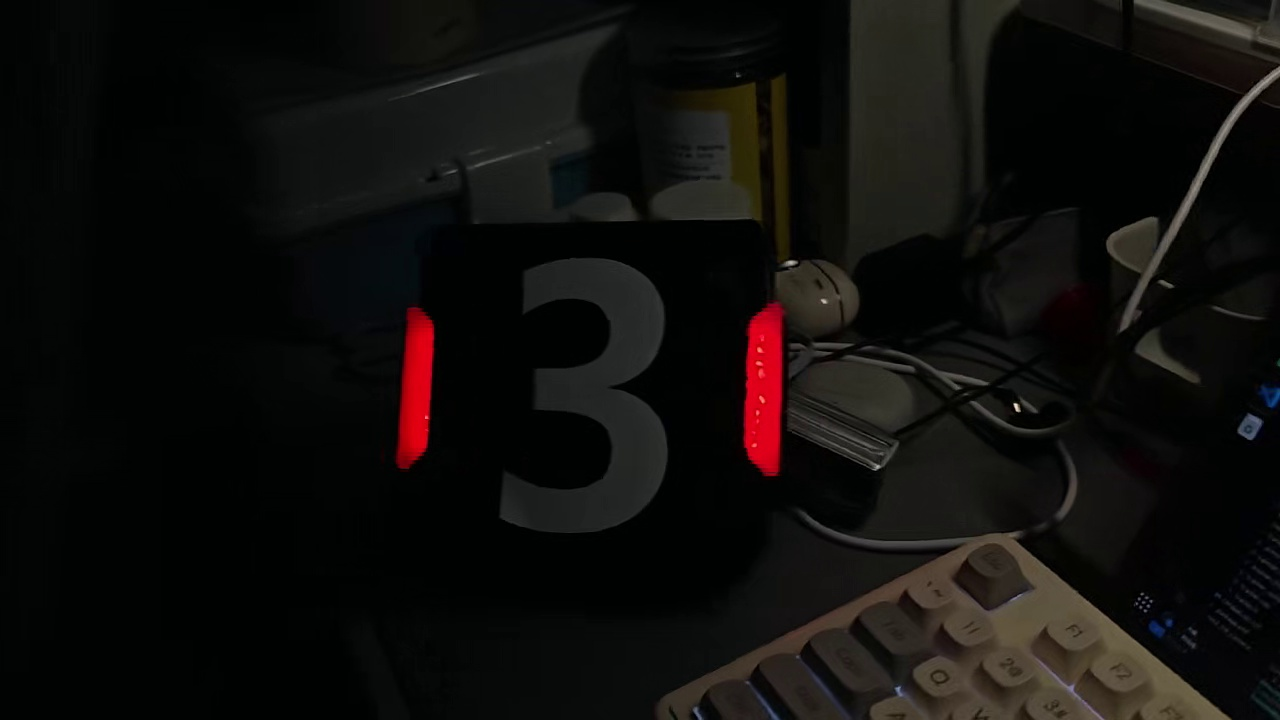
//> input picture 26智能制造吴希言/培训3/hsv_demo/armor.jpg, 1280 x 720 px
$ ./main armor.jpg   (built with g++ and OpenCV 4)
//> lines starting //> are read from the running program, lines starting //| are printed output that depends on the picture; after the words box and inside, x2 and y2 are one past the last pixel; in counts of white or black regions, pixels touching at a corner belong together
/**
 * 培训3 · 任务1：HSV 通道分离 + 红色掩膜
 *
 * 流程：
 *   1. 读取装甲板图片（默认 armor.jpg，可用命令行传路径）
 *   2. 转成 HSV
 *   3. 分离 H / S / V 三个通道，分别弹出三个窗口展示
 *   4. 用 inRange 提取红色装甲的二值掩膜
 *   5. 保存为 red_mask.png
 *
 * 编译：
 *   cmake -S . -B build && cmake --build build -j
 *
 * 运行：
 *   ./build/hsv_demo                # 处理并保存掩膜，不弹窗
 *   ./build/hsv_demo --show         # 弹窗看效果
 *   ./build/hsv_demo 别的图.jpg --show
 */

#include <opencv2/opencv.hpp>

#include <iostream>
#include <string>
#include <vector>

// ---------------------------------------------------------------- 阈值参数
// 红色在 HSV 里跨 0 度（色相环首尾相连），所以要两段区间取并集。
// OpenCV 的 H 范围是 0~179（不是 0~360）。
const cv::Scalar kRedLower1(0, 100, 60);    // 0 度附近：红到橙红
const cv::Scalar kRedUpper1(10, 255, 255);
const cv::Scalar kRedLower2(160, 100, 60);  // 180 度附近：紫红到红
const cv::Scalar kRedUpper2(179, 255, 255);

// ---------------------------------------------------------------- 工具函数
/** H 通道最大只有 179，不拉伸的话整张图几乎全黑，看不出东西 */
cv::Mat normalizeChannel(const cv::Mat &ch) {
    cv::Mat out;
    cv::normalize(ch, out, 0, 255, cv::NORM_MINMAX);
    return out;
}

int main(int argc, char **argv) {
    // ------------------------------------------------------ 命令行参数
    std::string imagePath = "armor.jpg";   // 默认用工程目录里的图
    bool show = false;
    bool record = false;                   // 录屏模式：固定窗口大小和位置，方便录演示视频
    std::string outPath = "red_mask.png";

    for (int i = 1; i < argc; ++i) {
        std::string a = argv[i];
        if (a == "--show") {
            show = true;
        } else if (a == "--record") {
            show = true;
            record = true;
        } else if (a == "-h" || a == "--help") {
            std::cout << "用法: " << argv[0] << " [图片路径] [--show | --record]\n"
                      << "  --show     弹出窗口显示 H / S / V 三个通道和红色掩膜\n"
                      << "  --record   同 --show，但把 5 个窗口缩排成 2 行，方便录演示视频\n";
            return 0;
        } else if (!a.empty() && a[0] != '-') {
            imagePath = a;
        }
    }

    // ------------------------------------------------------ 1. 读图
    cv::Mat img = cv::imread(imagePath);
//> img is the input picture: 720 rows x 1280 cols, CV_8UC3; mean B, G, R 12.1, 14.2, 15.8
    if (img.empty()) {
        std::cerr << "[错误] 读不到图片：" << imagePath << "\n"
                  << "       请确认图片在工程目录里，并且当前工作目录是该工程目录。\n";
        return -1;
    }
    std::cout << "[信息] 图片尺寸：" << img.cols << " x " << img.rows << "\n";
//| [信息] 图片尺寸：1280 x 720

    // ------------------------------------------------------ 2. 转 HSV
    cv::Mat hsv;
    cv::cvtColor(img, hsv, cv::COLOR_BGR2HSV);
//> hsv: 720 rows x 1280 cols, CV_8UC3; mean H, S, V 63.2, 124.1, 17.5

    // ------------------------------------------------------ 3. 分离 H / S / V
    std::vector<cv::Mat> channels;
    cv::split(hsv, channels);   // channels[0]=H, [1]=S, [2]=V
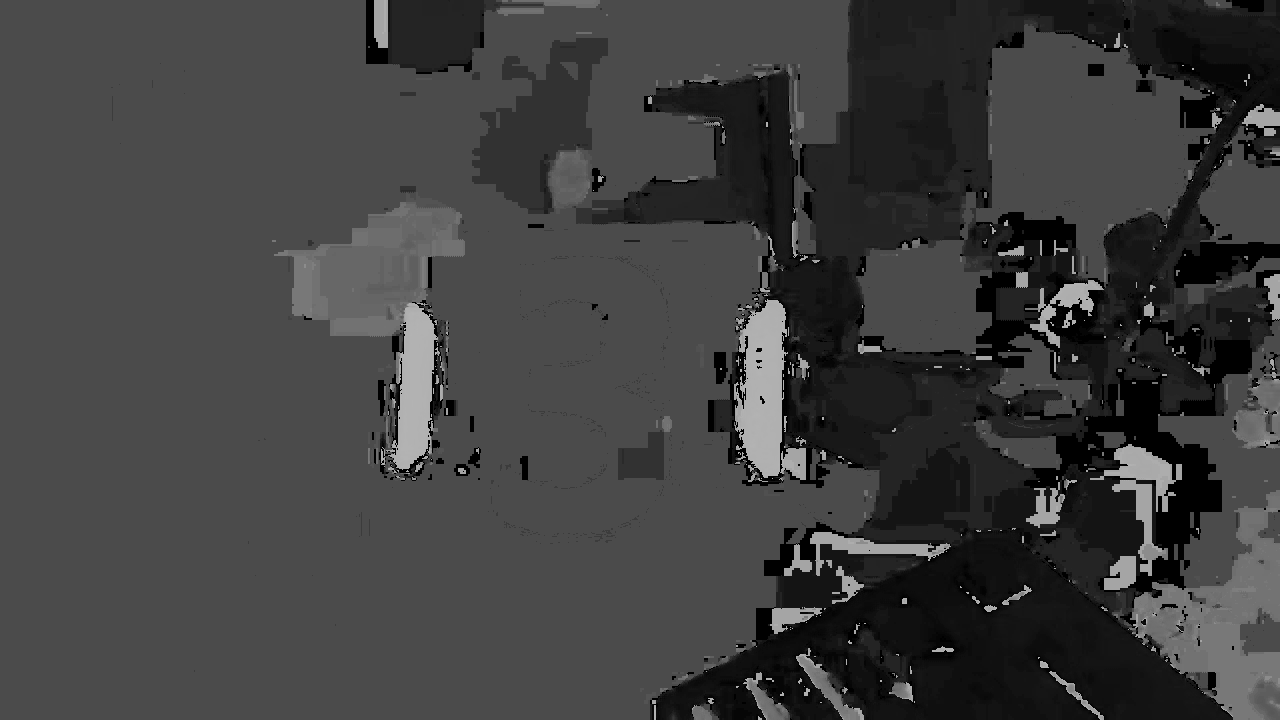
//> channels[0]: 720 rows x 1280 cols, CV_8UC1; min 0, max 179, mean 63.2
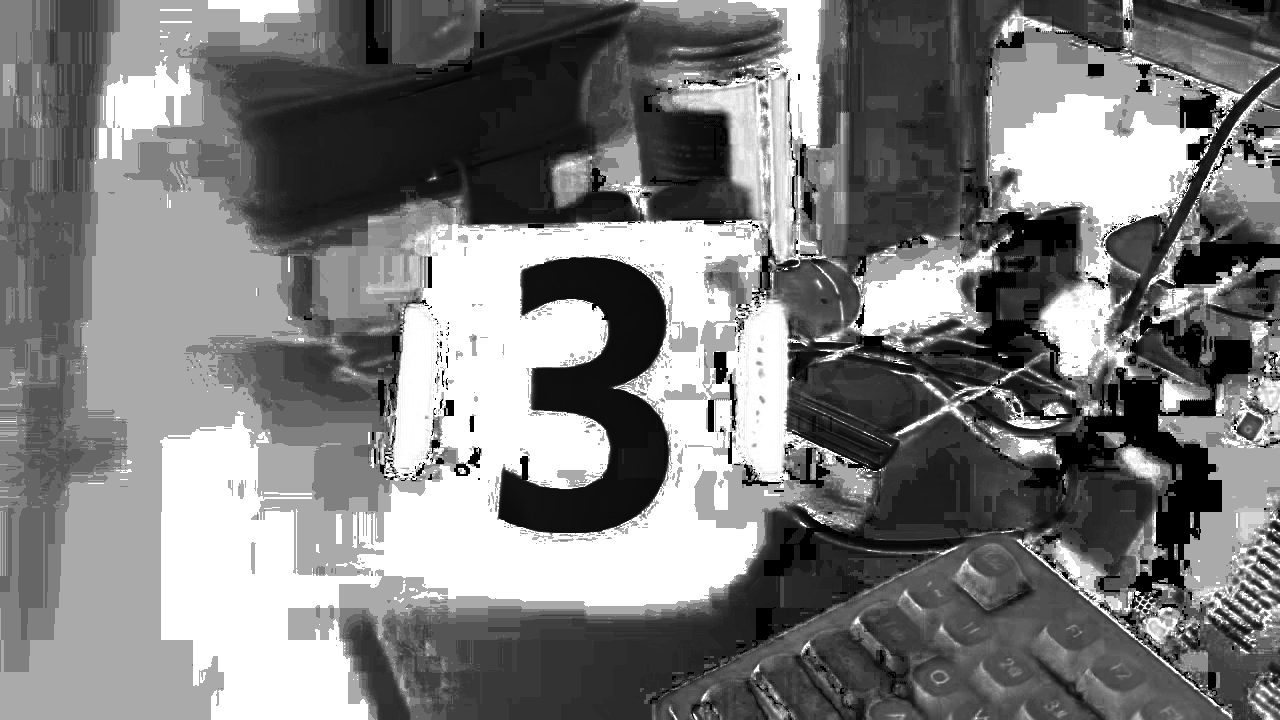
//> channels[1]: 720 rows x 1280 cols, CV_8UC1; min 0, max 255, mean 124.1

    // 录屏模式：先把图缩小再显示，窗口大小就由图像决定，不依赖 resizeWindow
    auto showAt = [&](const std::string &name, const cv::Mat &imgToShow, int x, int y) {
        if (record) {
            cv::Mat small;
            cv::resize(imgToShow, small, cv::Size(400, 225), 0, 0, cv::INTER_AREA);
            cv::imshow(name, small);
            cv::moveWindow(name, x, y);
        } else {
            cv::imshow(name, imgToShow);
        }
    };

    if (show) {
        cv::Mat hView = normalizeChannel(channels[0]);
        showAt("H channel", hView, 0, 20);
        showAt("S channel", channels[1], 410, 20);
        showAt("V channel", channels[2], 820, 20);
    }

    // ------------------------------------------------------ 4. inRange 提红色
    cv::Mat mask1, mask2, redMask;
    cv::inRange(hsv, kRedLower1, kRedUpper1, mask1);
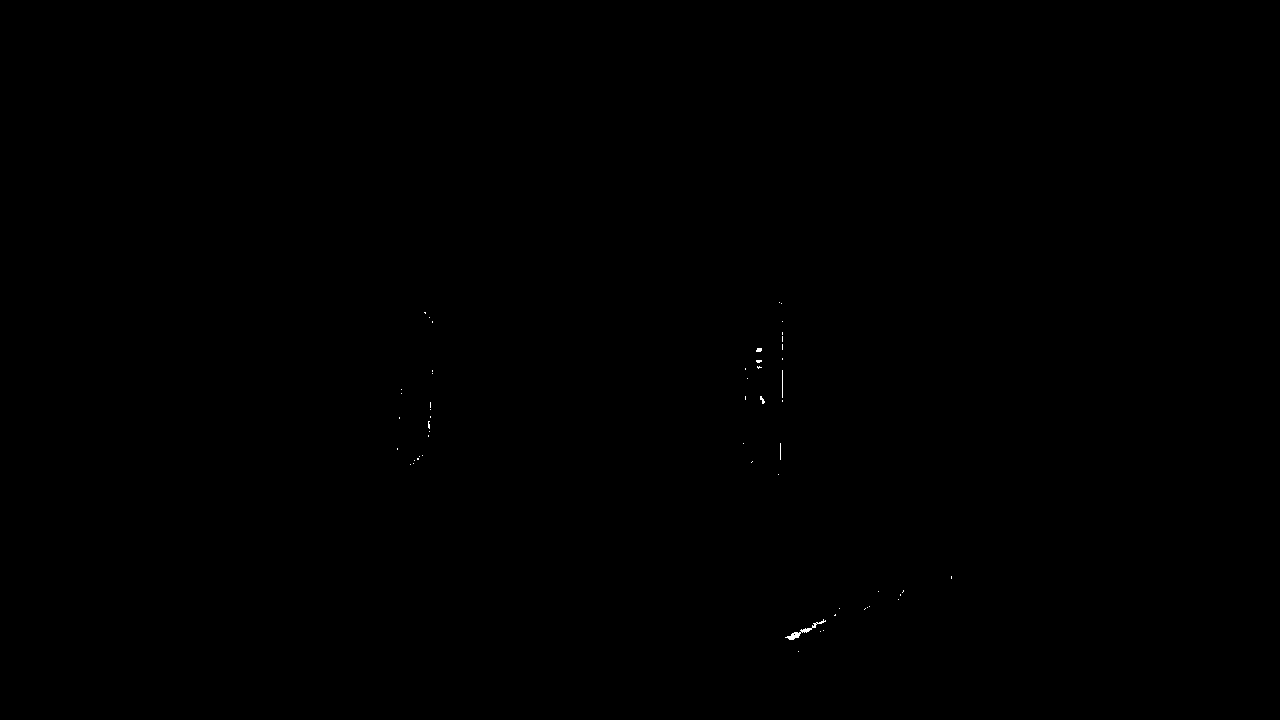
//> mask1: 720 rows x 1280 cols, CV_8UC1; 0.04% white in thin lines or dots, all inside (x1, y1, x2, y2) = (397, 302, 952, 652)
    cv::inRange(hsv, kRedLower2, kRedUpper2, mask2);
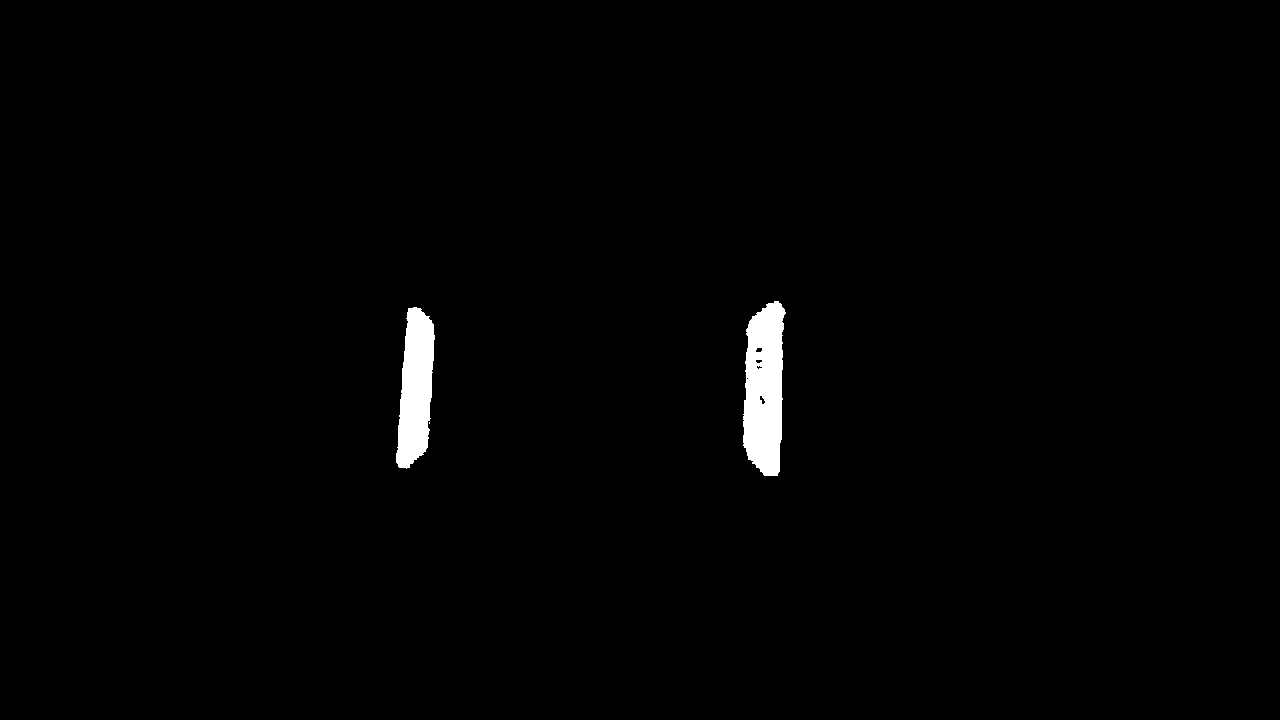
//> mask2: 720 rows x 1280 cols, CV_8UC1; 1.1% white; 3 white regions (1 under 20 px), largest, box (x1, y1, x2, y2) and area: (743, 301, 786, 476) 5814, (396, 307, 435, 469) 4456
    cv::bitwise_or(mask1, mask2, redMask);
//> redMask: 720 rows x 1280 cols, CV_8UC1; 1.2% white; 16 white regions (13 under 20 px), largest, box (x1, y1, x2, y2) and area: (743, 301, 786, 476) 5957, (396, 307, 435, 469) 4507, (785, 619, 826, 640) 144

    // 形态学去噪：开运算去小噪点，闭运算补灯条内部空洞
    cv::Mat kernel = cv::getStructuringElement(cv::MORPH_RECT, cv::Size(3, 3));
    cv::morphologyEx(redMask, redMask, cv::MORPH_OPEN, kernel);
//> redMask: 720 rows x 1280 cols, CV_8UC1; 1.1% white; 4 white regions, box (x1, y1, x2, y2) and area: (743, 301, 785, 476) 5947, (396, 307, 435, 468) 4498, (788, 632, 800, 640) 59, (803, 628, 810, 632) 23
    cv::morphologyEx(redMask, redMask, cv::MORPH_CLOSE, kernel);
//> redMask: 720 rows x 1280 cols, CV_8UC1; 1.1% white; 4 white regions, box (x1, y1, x2, y2) and area: (743, 301, 785, 476) 5948, (396, 307, 435, 468) 4500, (788, 632, 800, 640) 60, (803, 628, 810, 632) 23

    if (show) {
        showAt("red_mask", redMask, 0, 280);

        // 叠加预览：掩膜和原图取与，直观看阈值准不准
        cv::Mat overlay;
        cv::bitwise_and(img, img, overlay, redMask);
        showAt("red overlay", overlay, 410, 280);

        cv::waitKey(30);   // 让窗口管理器把布局落实
    }

    // ------------------------------------------------------ 5. 保存掩膜
    bool ok = cv::imwrite(outPath, redMask);
    if (ok) {
        std::cout << "[成功] 掩膜已保存：" << outPath << "\n";
    } else {
        std::cerr << "[失败] 掩膜保存失败：" << outPath << "\n";
        return -1;
    }

    // 统计前景像素，确认掩膜不是全黑
    int whitePixels = cv::countNonZero(redMask);
//> whitePixels = 10531
    double ratio = 100.0 * whitePixels / static_cast<double>(redMask.total());
//> ratio = 1.14
    std::cout << "[统计] 红色像素 " << whitePixels << " 个，占比 " << ratio << "%\n";
//| [统计] 红色像素 10531 个，占比 1.14269%

    if (show) {
        std::cout << "[提示] 按任意键关闭所有窗口\n";
        cv::waitKey(0);
        cv::destroyAllWindows();
    }
    return 0;
}
